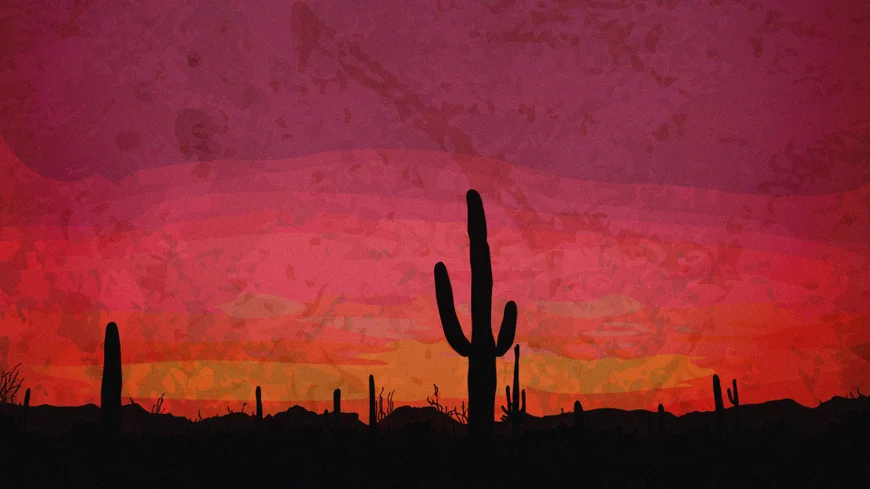
#> input picture src/img_data/ElLlano.webp, 870 x 489 px, given in place of mappertres.png, which was not available
$ python north_filter.py
#> lines starting #> are read from the running program, lines starting #| are printed output that depends on the picture; pictures that were not available may be replaced by others from this repository, and a replacement may not be noted
### src/lip/image_pro.py
import cv2 as cv
import numpy as np
from scipy.ndimage import gaussian_filter
from collections import deque
from scipy.ndimage import convolve1d, zoom, sobel
from scipy.special import comb
from numba import njit
from scipy.fftpack import fft2, ifft2, fftshift, ifftshift
from sklearn.linear_model import HuberRegressor

# [755 lines left out: functions channels_bgr, channels_hsv, open_image, resize_image, save, combine_channels and 24 more, not called in this run]

class UnionFind:
    """
    Union-Find data structure with path compression.

    This structure efficiently manages disjoint sets, commonly used for connected component labeling.
    It supports two main operations:
    - `find(x)`: Finds the representative (root) of the set containing `x`, applying path compression.
    - `union(x, y)`: Merges the sets containing `x` and `y`, maintaining a hierarchical structure.
    """
    # [1080 lines left out: functions __init__, find, union, ConnectedComponentsByUnionFind, connected_components_by_union_find_8_connected, HomomorphicFilter and 29 more, not called in this run]

def ButterworthNotchFilter(shape, d0, u_k, v_k, n=2):
    """
    Creates a Butterworth notch filter of a specified order and radius, centered at a given frequency
    (u_k, v_k) and its symmetric counterpart in the frequency domain.

    Parameters:
        shape : tuple
            The shape of the filter (rows, cols), typically matching the size of the input image.
        d0 : float
            The cutoff radius of the notch filter. Frequencies within this radius will be attenuated.
        u_k : int
            The horizontal coordinate of the center of the notch in the frequency domain.
        v_k : int
            The vertical coordinate of the center of the notch in the frequency domain.
        n : int, optional
            The order of the Butterworth filter. Higher values result in a sharper transition. Default is 2.

    Returns:
        H : np.ndarray
            The Butterworth notch filter as a 2D array with the same shape as the input image.

    Notes:
    -----
    - The filter is symmetric, meaning it also applies to the frequency at (-u_k, -v_k).
    - A small epsilon value is added to the distance calculations to avoid division by zero.
    """

    rows, cols = shape
    u = np.arange(0, rows)
    v = np.arange(0, cols)
    U, V = np.meshgrid(u - rows // 2, v - cols // 2, indexing='ij')

    # Compute distances and add epsilon to avoid division by zero
    epsilon = 1e-5
    Dk = np.sqrt((U - u_k)**2 + (V - v_k)**2) + epsilon
    Dk_ = np.sqrt((U + u_k)**2 + (V + v_k)**2) + epsilon

    # Butterworth notch filter formula
    H = 1 / (1 + (d0 / Dk)**(2 * n)) * 1 / (1 + (d0 / Dk_)**(2 * n))
    return H

def NotchFiltering(img, d0, notch_coords, n=2):
    """
    Applies a Butterworth notch filter to an image at specified frequency coordinates.

    Parameters:
        img : np.ndarray
            Input grayscale image to be filtered.
        d0 : float
            The cutoff radius of the notch filter. Frequencies within this radius will be attenuated.
        notch_coords : list of tuples
            A list of (u_k, v_k) coordinates in the frequency domain where periodic noise is present.
        n : int, optional
            The order of the Butterworth filter. Higher values result in a sharper transition. Default is 2.

    Returns:
        img_filtered : np.ndarray
            The filtered image in the spatial domain.
        magnitude_spectrum : np.ndarray
            The magnitude spectrum of the original image in the frequency domain.
        H_total : np.ndarray
            The combined notch filter applied in the frequency domain.

    Notes:
    -----
    - The function computes the Fourier Transform of the input image, applies the notch filter,
      and then performs the inverse Fourier Transform to return the filtered image.
    - The filter is applied at all specified coordinates in [notch_coords] and their symmetric counterparts.
    """
    f = np.fft.fft2(img)
    fshift = np.fft.fftshift(f)

    magnitude_spectrum = 20 * np.log(np.abs(fshift) + 1)

    # Construct combined filter
    H_total = np.ones_like(img, dtype=np.float32)
    for u_k, v_k in notch_coords:
        H = ButterworthNotchFilter(img.shape, d0, u_k, v_k, n)
        H_total *= H

    # Apply the notch filter
    filtered_spectrum = fshift * H_total
    f_ishift = np.fft.ifftshift(filtered_spectrum)
    img_filtered = np.fft.ifft2(f_ishift)
    img_filtered = np.abs(img_filtered)

    # Normalize the filtered image to the range [0, 255]
    img_filtered = cv.normalize(img_filtered, None, 0, 255, cv.NORM_MINMAX)
    img_filtered = np.uint8(img_filtered)
    # Ensure the output is in uint8 format
    img_filtered = np.clip(img_filtered, 0, 255).astype(np.uint8)
    # Return the filtered image, magnitude spectrum, and the filter used
    magnitude_spectrum = np.clip(magnitude_spectrum, 0, 255).astype(np.uint8)
    H_total = np.clip(H_total * 255, 0, 255).astype(np.uint8)  # Scale filter for visualization

    return img_filtered, magnitude_spectrum, H_total

# [930 lines left out: functions ApplyFrequencyDomainFilterLabL, ApplyFrequencyDomainFilterBGR, ApplyFrequencyDomainFilter, HomomorphicFilter, HomomorphicFilterLab, HomomorphicFilterBGR and 17 more, not called in this run]

# ---------------------------------#
#   Fourier Transform functions    #
#                                  #
# ---------------------------------#

def FourierTransform2D(image):
    """
    Computes the 2D Fourier Transform of an image step by step
    using two 1D FFTs: first along rows, then along columns.

    Parameters:
        image: Input image (2D numpy array).

    Returns:
        2D Fourier Transform of the image.
    """

    # First, apply FFT along the rows (axis=1)
    fft_rows = np.fft.fft(image, axis=1)

    # Then, apply FFT along the columns (axis=0)
    fft2d = np.fft.fft(fft_rows, axis=0)

    return fft2d

# [81 lines left out: functions SlowFourier2D, ComputeSpectraFromDFT, not called in this run]

def ComputeFourierSpectra(image):
    """
    Computes and returns the magnitude and phase spectra of a 2D Fourier Transform.

    This function takes a grayscale image as input, applies the 2D Fourier Transform,
    and returns both the magnitude and phase spectra. The magnitude spectrum is
    log-scaled and normalized to enhance visibility, while the phase spectrum is also
    normalized to the 0–255 range for visualization purposes.

    Parameters:
        image : np.ndarray
            2D numpy array representing a grayscale image (real-valued input).

    Returns:
        magnitude : np.ndarray 2D array (uint8) representing the normalized log-magnitude spectrum.

        phase : np.ndarray 2D array (uint8) representing the normalized phase spectrum in the range [0, 255].

    Notes:
    -----
    - The function assumes the input is a 2D image.
    - Zero-frequency components are shifted to the center using `np.fft.fftshift`.
    - The Fourier transform is computed using a custom implementation `FourierTransform2D`.
    """
    dft = FourierTransform2D(image)

    # Compute magnitude and apply log-scaling
    magnitude = np.abs(dft)
    magnitude = np.log1p(magnitude)  # log(1 + |F(u,v)|)
    magnitude = np.fft.fftshift(magnitude)
    magnitude = (magnitude / np.max(magnitude) * 255).astype(np.uint8)

    # Compute and normalize phase
    phase = np.angle(dft)
    phase = np.fft.fftshift(phase)
    phase = (phase + np.pi) / (2 * np.pi) * 255  # Normalize to [0, 255]
    phase = phase.astype(np.uint8)

    return magnitude, phase

# --------------------------------- #
#                                   #
#   Edge detection functions        #
#                                   #
# --------------------------------- #

# [197 lines left out: functions GaussianPyramid, LaplacianGaussianPyramid, NonMaxSuppression, NonMaximumSuppressionSubpixel, HysteresisThresholdFIFO, CannyLikeDetector, not called in this run]

### src/north_filter.py
import numpy as np
import cv2
import matplotlib.pyplot as plt
import lip

img = cv2.imread('img_data/mappertres.png', cv2.IMREAD_GRAYSCALE)
#> img: shape (489, 870); min 1, max 143, mean 69.9
img = cv2.resize(img, (512, 512))
#> img: shape (512, 512)

mag, phase = lip.ComputeFourierSpectra(img)

combined = np.hstack((img, mag ))
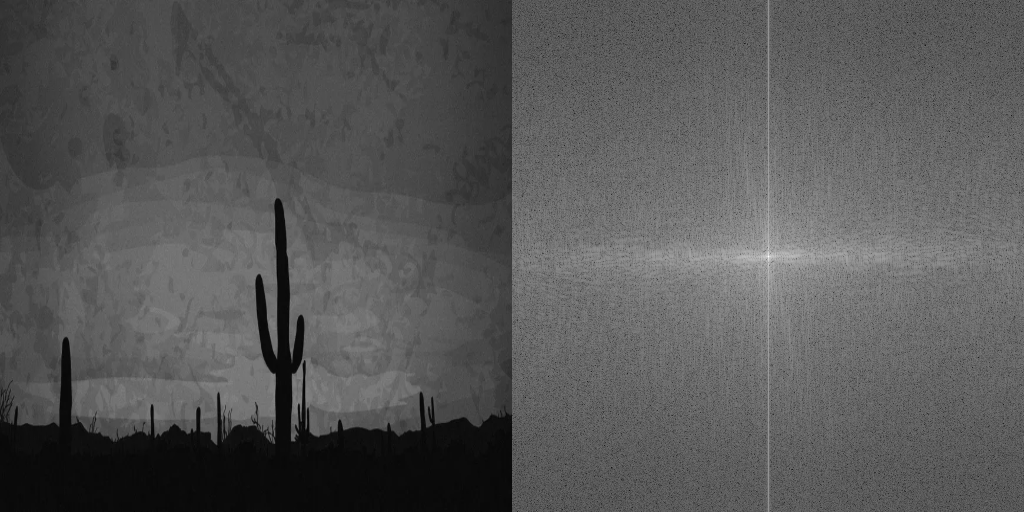
#> combined: shape (512, 1024); min 2, max 255, mean 86.9

cv2.imshow("Original Magnitude", combined)
cv2.waitKey(0)
cv2.destroyAllWindows()

notch_coords = [(0, 14), (10, 11)]

d0 = 2
n = 2

img_filtered, spectrum, notch_mask = lip.NotchFiltering(img, d0, notch_coords, n)
#> after the loop in NotchFiltering, `for u_k, v_k in notch_coords:`:
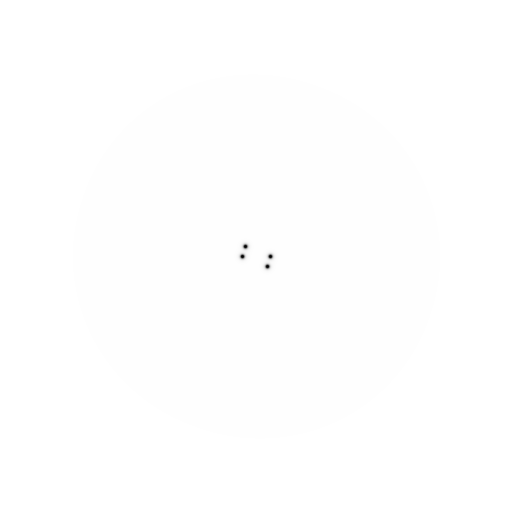
#> H_total: shape (512, 512) float32; min 6.24e-22, max 1, mean 1
#> in NotchFiltering, `img_filtered = cv.normalize(img_filtered, None, 0, 255, cv.NORM_MINMAX)`:
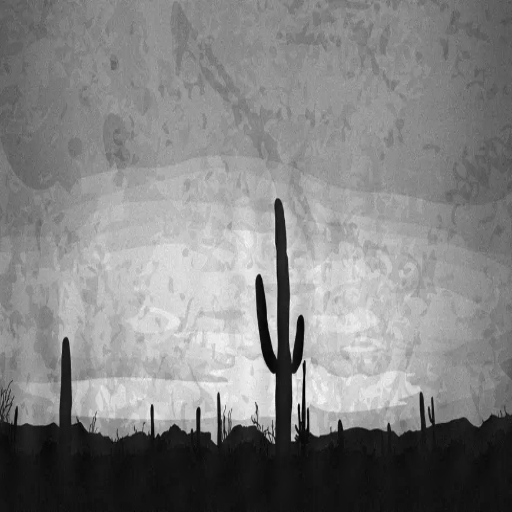
#> img_filtered: shape (512, 512) float64; min -5.76e-19, max 255, mean 131; drawn with min black and max white
#> in NotchFiltering, `magnitude_spectrum = np.clip(magnitude_spectrum, 0, 255).astype(np.uin..`:
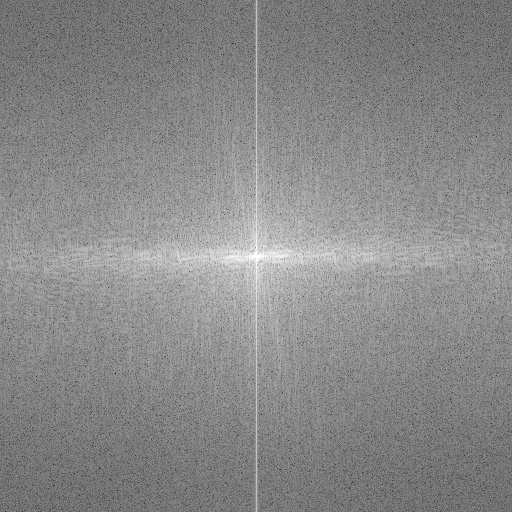
#> magnitude_spectrum: shape (512, 512); min 27, max 255, mean 136.5
mag_filtered, phase_filtered = lip.ComputeFourierSpectra(img_filtered)
#> in ComputeFourierSpectra (call 2), `magnitude = (magnitude / np.max(magnitude) * 255).astype(np.uint8)`:
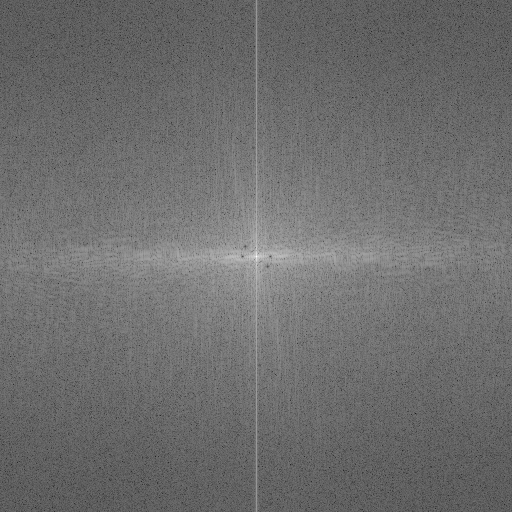
#> magnitude: shape (512, 512); min 24, max 255, mean 109.5
#> in ComputeFourierSpectra (call 2), `phase = np.fft.fftshift(phase)`:
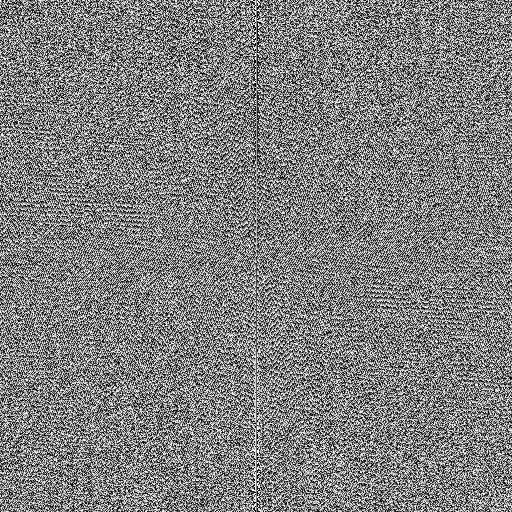
#> phase: shape (512, 512) float64; min -3.14, max 3.14, mean 1.2e-05; drawn with min black and max white

img_filtered = cv2.normalize(img_filtered, None, 0, 255, cv2.NORM_MINMAX).astype(np.uint8)


combined_filtered = np.hstack((img, img_filtered, mag_filtered))
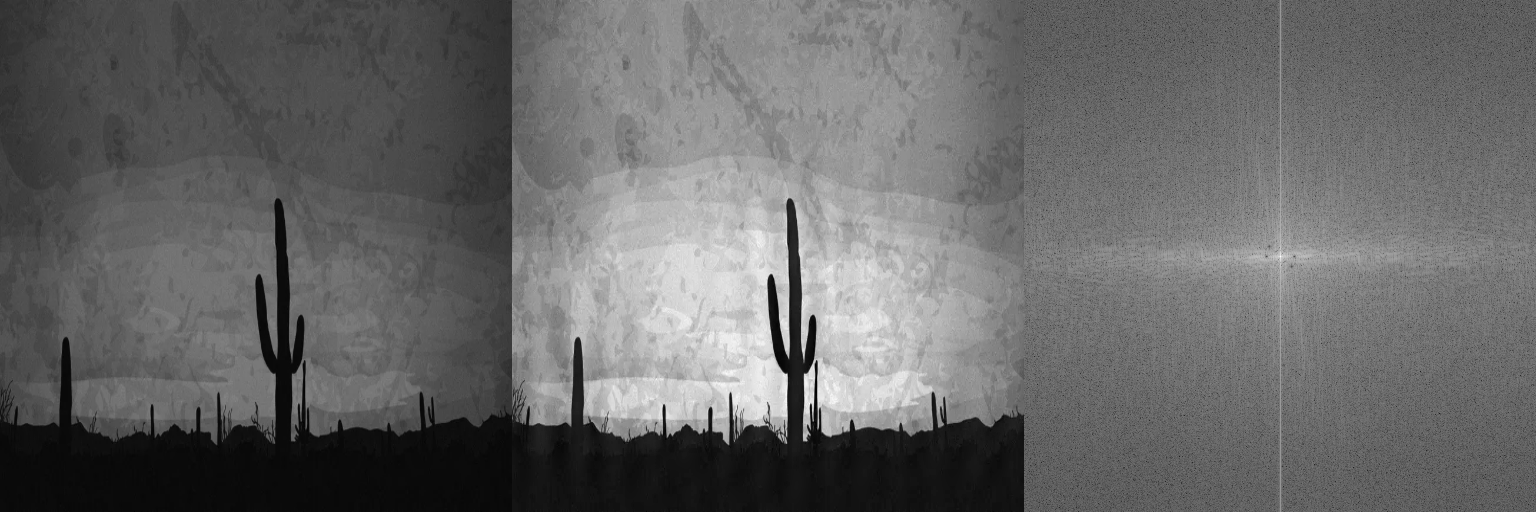
#> combined_filtered: shape (512, 1536); min 0, max 255, mean 103.5
cv2.imshow("Original | Filtered | Filtered Magnitude", combined_filtered)
cv2.waitKey(0)
cv2.destroyAllWindows()
